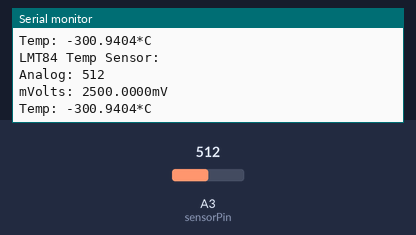
Recording of a sketch running on a simulated Arduino Uno, built with avr-gcc and run on an emulated ATmega328P. On the bench: the last lines printed to the serial monitor. Inputs (shaded band) come from the test bench; at power-on: A3 (sensorPin) = 512.

Above: at 1.8 s.
1.9 s: A3 (sensorPin) set to 716
At 2.8 s:
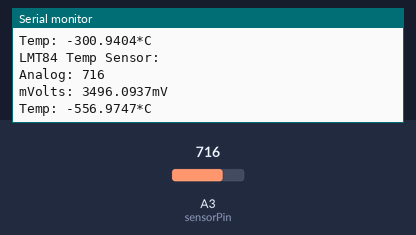
3.4 s: A3 (sensorPin) set to 900
At 4.7 s:
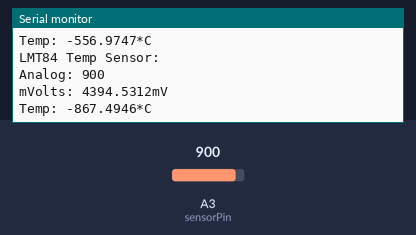
Timing chart, 0 to 6.4 s (numbered marks = the images above; inputs shaded):
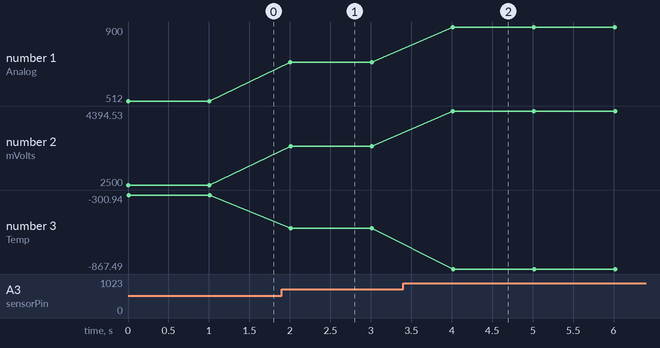

The sketch:

LMT84-Q1_TempSensor_test.ino
```cpp
#include <Arduino.h>

const int sensorPin = A3;
float tempC = 0;

void setup() {
  Serial.begin(96000);
}

void loop() {
  int tempRead = analogRead(sensorPin);
  float tempmV = ((float) tempRead) / 1024.0 * 5000;
  tempC = ((5.506 - sqrt(sq(-5.506) + (4 * 0.00176 * (870.6 - tempmV))))/(2 * -0.00176)) + 30; //LMT84 temp sensor transfer function
  Serial.println("LMT84 Temp Sensor: ");
  Serial.print("Analog: "); Serial.println(tempRead);
  Serial.print("mVolts: "); Serial.print(tempmV,4); Serial.println("mV");
  Serial.print("Temp: "); Serial.print(tempC, 4); Serial.println("*C");
  delay(1000);
}
```

Measured:
- after the input at 1.9 s, the serial monitor: prints a new line after 0.11 s (image 1)
- after the input at 3.4 s, the serial monitor: prints a new line after 0.61 s (image 2)
- plotted number 1: 512 → 716 after the input at 1.9 s, 716 → 900 after the input at 3.4 s
- plotted number 2: 2500 → 3496.09 after the input at 1.9 s, 3496.09 → 4394.53 after the input at 3.4 s
- plotted number 3: -300.94 → -556.97 after the input at 1.9 s, -556.97 → -867.49 after the input at 3.4 s
